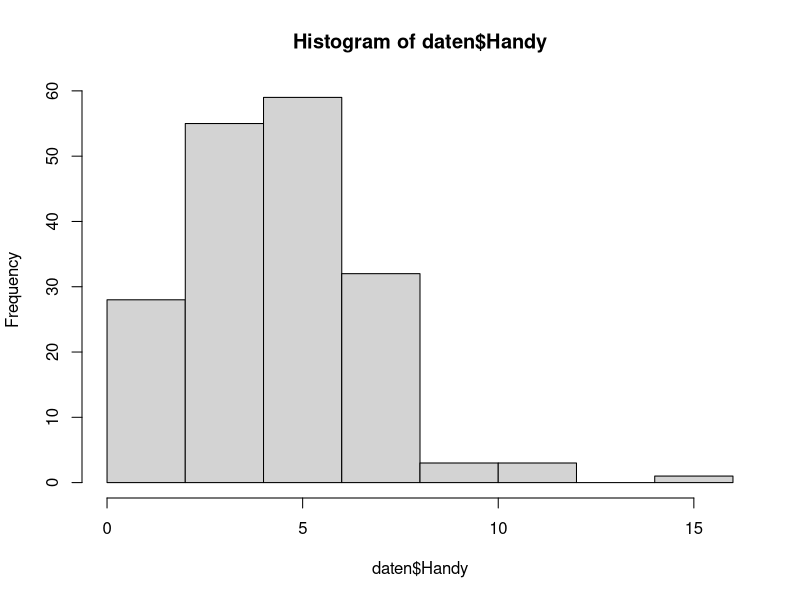

This chart was generated by the following R code:
daten <- read.csv("tut1_2023.csv")

daten

# first 6
head(daten)

head(daten,20)

#dimensions (181 abolute values and 3 variables)
dim(daten)

#all values for Handy
daten$Handy

#vales from 1 to 10 for Handy
daten$Handy[1:10]

#second column
daten[,2]

daten[,3]

#row five
daten[5,]

#all rows from 1 to 5
daten[1:5,]

#bool value for Geschlecht == "weiblich"
daten$Geschlecht=="weiblich"

# sum of all TRUE values
sum(daten$Geschlecht=="weiblich")
sum(daten$Geschlecht!="weiblich")
sum(daten$Geschlecht=="maennlich")

w <- sum(daten$Geschlecht=="weiblich")

m <- sum(daten$Geschlecht=="maennlich")

n <- sum(daten$Geschlecht!="weiblich"&daten$Geschlecht!="maennlich")

g <- w+m+n

w
m
n
g

#frequency of each unique values for a variable
table(daten$Partner)

#percentage
table(daten$Partner)/181

#two nachkommastellen
round(table(daten$Partner)/181,2)

sum(round(table(daten$Partner)/181,2))

hist(daten$Handy)

##################################################################

#Aufgabe_01

mABS <- sum(daten$Geschlecht=="maennlich")
mPCT <- mABS/181*100

#Aufgabe_02

BezGesTable <- table(daten$Geschlecht, daten$Partner)


mBez_Perc <- (BezGesTable["maennlich", "ja"] / sum(BezGesTable["maennlich",]))*100 
mBez_Perc
wBez_Perc <- (BezGesTable["weiblich", "ja"] / sum(BezGesTable["weiblich",]))*100
wBez_Perc

if (mBez_Perc > wBez_Perc) {
  print("Prozentual sind mehr Männer als Frauen in einer Beziehung.")
} else if (wBez_Perc > mBez_Perc) {
  print("Prozentual sind mehr Frauen als Männer in einer Beziehung.")
} else {
  print("Prozentual sind gleich viele Männer und Frauen in einer Beziehung.")
}
  
  
#Aufgabe_03

m_daten <- daten$Handy[daten$Geschlecht=="maennlich"]
w_daten <- daten$Handy[daten$Geschlecht=="weiblich"]

m_mean <- mean(m_daten)
m_mean
w_mean <- mean(w_daten)
w_mean

if (m_mean > w_mean) {
  print("Männer verbringen mehr Zeit am Handy als Frauen.")
} else if (w_mean > m_mean) {
  print("Frauen verbringen mehr Zeit am Handy als Männer.")
} else {
  print("Männer und Frauen verbringen  gleich viel Zeit am Handy")
}






